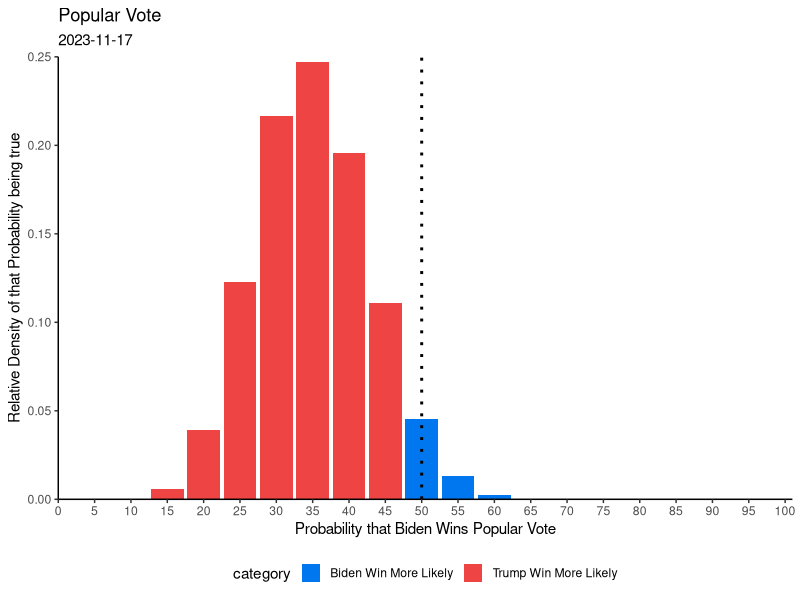
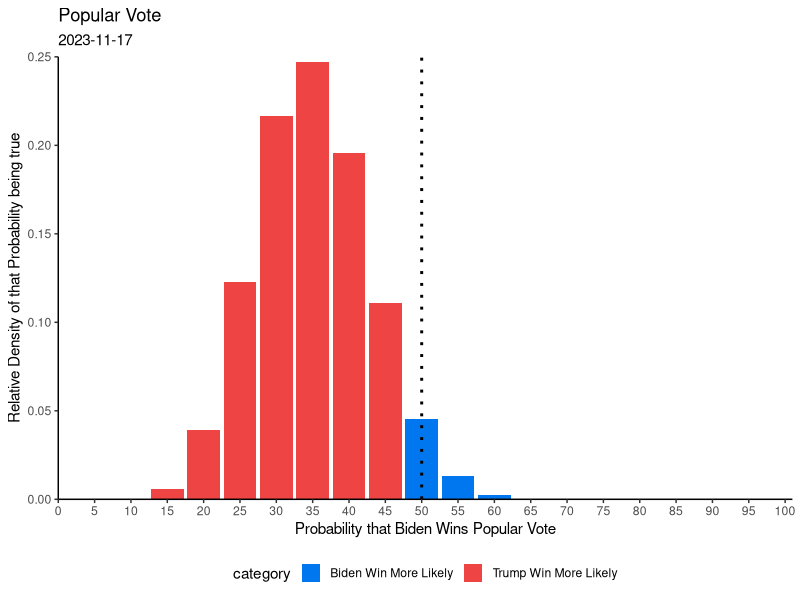

The R script that drew these images, in order:
library(data.table)
library(ggplot2)

data <- data.table(p=c(0:20)/20)
w = 11.45256
l =	22.02113

date <- "2023-11-17"


data$density <- data$p**w*(1-data$p)**l# * factorial(w+l+1)/(factorial(w)*factorial(l))
data$density <- data$density / sum(data$density)
data$category <- fifelse(data$p < 0.5, "Trump Win More Likely", "Biden Win More Likely")
data$category <- as.character(data$category)

# max value
# data[order(-ways)][1,1]

# plotting
ggplot(data, aes(x=as.integer(p*100), y=density))+
  geom_col(aes(fill=category), size=1.5)+
  scale_fill_manual(values=c(
    "Trump Win More Likely"="#ee4444",
    "Biden Win More Likely"="#0077ee"
  ))+
  #geom_vline(xintercept = as.numeric(data[order(-density)][1,1]), linetype="dotted", color="#666666", size=1)+
  geom_vline(xintercept = 50, color="#000000", size=1, linetype="dotted")+
  theme_bw()+
  xlab("Probability that Biden Wins Popular Vote")+
  ylab("Relative Density of that Probability being true")+
  theme(legend.position = "bottom")+
  scale_x_continuous(breaks=seq(0,100,5),expand = c(0,0), limits=c(0,101))+
  scale_y_continuous(expand=c(0,0), limits=c(0,0.25))+
  theme(axis.line = element_line(color='black'),
        plot.background = element_blank(),
        panel.grid.major = element_blank(),
        panel.grid.minor = element_blank(),
        panel.border = element_blank())+
  labs(title="Popular Vote", subtitles=date)

ggsave(paste0("popular vote ", date, ".png"))
